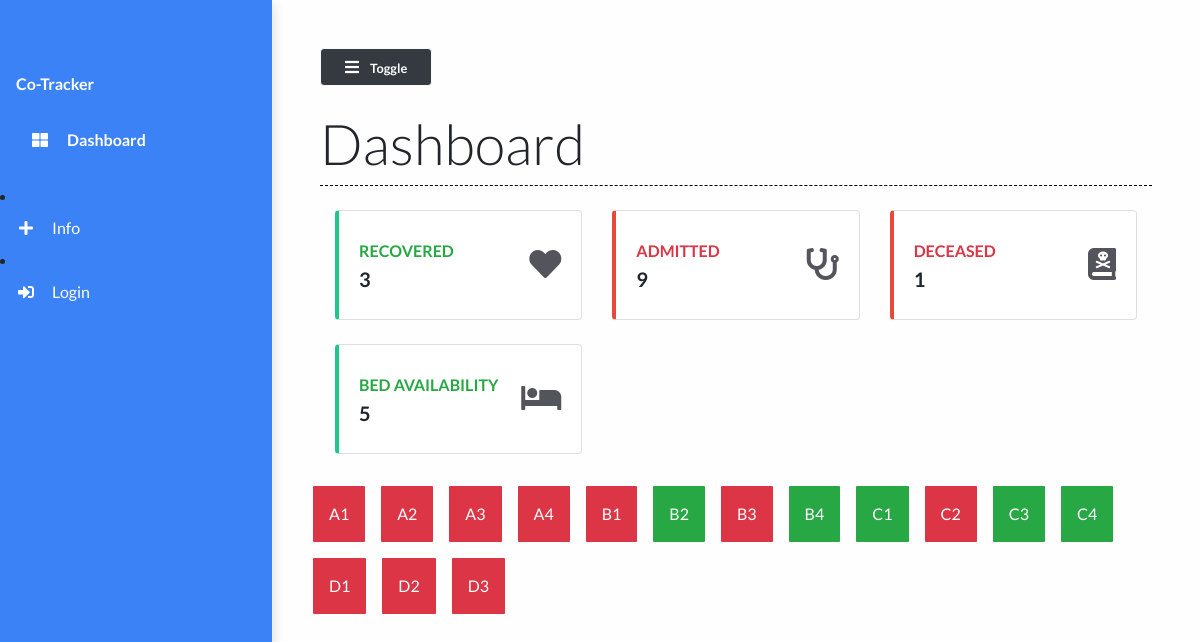
Before: / with the older database file.
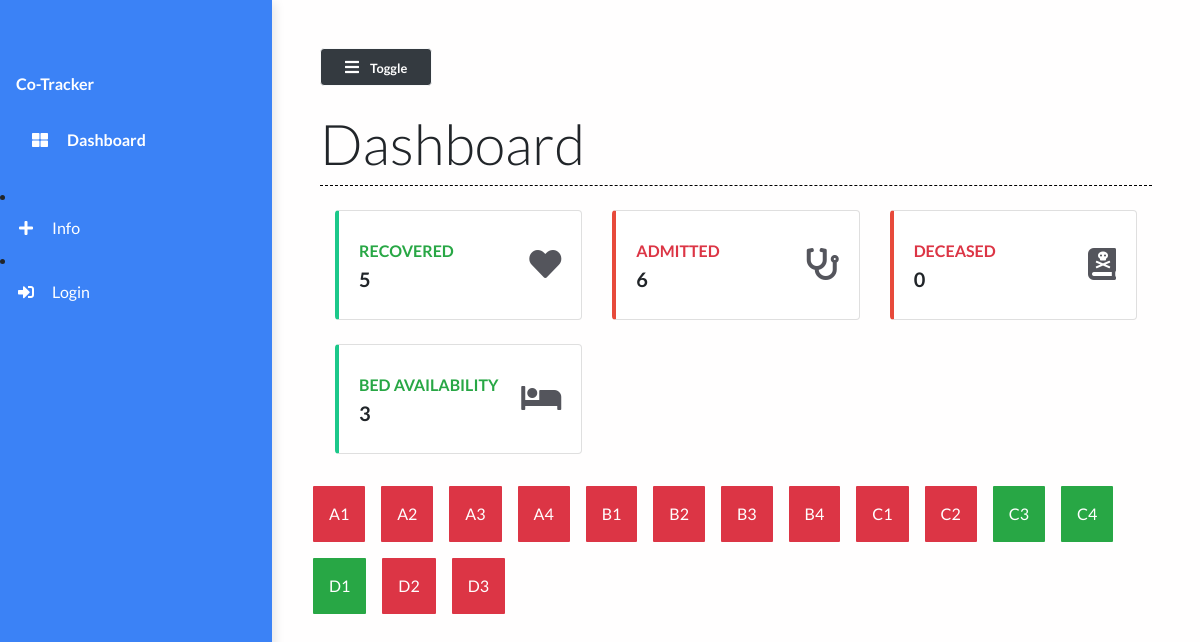
After: the same page with the newer database file.
### main/views.py (the view)
# urls.py: path("", views.dashboard, name="dashboard"),
def dashboard(request):
    patients = Patient.objects.all()
    patient_count = patients.count()
    patients_recovered = Patient.objects.filter(status="Recovered")
    patients_deceased = Patient.objects.filter(status="Deceased")
    deceased_count = patients_deceased.count()
    recovered_count = patients_recovered.count()
    beds = Bed.objects.all()
    beds_available = Bed.objects.filter(occupied=False).count()
    context = {
        'patient_count': patient_count,
        'recovered_count': recovered_count,
        'beds_available': beds_available,
        'deceased_count':deceased_count,
        'beds':beds
    }
    print(patient_count)
    return render(request, 'main/dashboard.html', context)

### main/models.py (called while the page is built)
    def __str__(self):
        return self.bed_number

### main/templates/main/dashboard.html (shortened to what the changed rows need)
{% extends 'main/base.html' %}
{% load static %}
{% block contentTitle %}
    Dashboard
{% endblock contentTitle %}
{% block content %}
    <div class="container-fluid">
        <div class="row">
            <div class="col-xl-4 col-md-6 col-sm-12 mb-4">
                <div class="card border-left-success shadow h-100 py-2">
                    <div class="card-body">
                        <div class="row no-gutters align-items-center">
                            <div class="col mr-2">
                                <div class="text-xs font-weight-bold text-success text-uppercase mb-1">
                                    Recovered</div>
                                <div class="h5 mb-0 font-weight-bold text-gray-800">{{ recovered_count }}</div>
                            </div>
                        </div>
                    </div>
                </div>
            </div>
            <div class="col-xl-4 col-md-6 col-sm-12 mb-4">
                <div class="card border-left-danger shadow h-100 py-2">
                    <div class="card-body">
                        <div class="row no-gutters align-items-center">
                            <div class="col mr-2">
                                <div class="row no-gutters align-items-center">
                                    <div class="col-auto">
                                        <div class="h5 mb-0 mr-3 font-weight-bold text-gray-800">{{ patient_count }}</div>
                                    </div>
                                </div>
                            </div>
                        </div>
                    </div>
                </div>
            </div>
            <div class="col-xl-4 col-md-6 col-sm-12 mb-4">
                <div class="card border-left-danger shadow h-100 py-2">
                    <div class="card-body">
                        <div class="row no-gutters align-items-center">
                            <div class="col mr-2">
                                <div class="row no-gutters align-items-center">
                                    <div class="col-auto">
                                        <div class="h5 mb-0 mr-3 font-weight-bold text-gray-800">{{deceased_count}}</div>
                                    </div>
                                </div>
                            </div>
                        </div>
                    </div>
                </div>
            </div>
            <div class="col-xl-4 col-md-6 col-sm-12 mb-4">
                <div class="card border-left-success shadow h-100 py-2">
                    <div class="card-body">
                        <div class="row no-gutters align-items-center">
                            <div class="col mr-2">
                                <div class="text-xs font-weight-bold text-success text-uppercase mb-1">
                                    Bed Availability</div>
                                <div class="h5 mb-0 font-weight-bold text-gray-800">{{beds_available}}</div>
                            </div>
                        </div>
                    </div>
                </div>
            </div>
    </div>
{% endblock content %}

Changed rows visible on the page:
changed Bed (number 6 of 15 on the later page): occupied False → True (drawn)
changed Bed (number 8 of 15 on the later page): occupied False → True (drawn)
changed Bed (number 9 of 15 on the later page): occupied False → True (drawn)
changed Bed (number 13 of 15 on the later page): occupied True → False (drawn)
Other visible differences:
{{ recovered_count }}: "3" → "5"
{{ patient_count }}: "9" → "6"
{{ deceased_count }}: "1" → "0"
{{ beds_available }}: "5" → "3"
